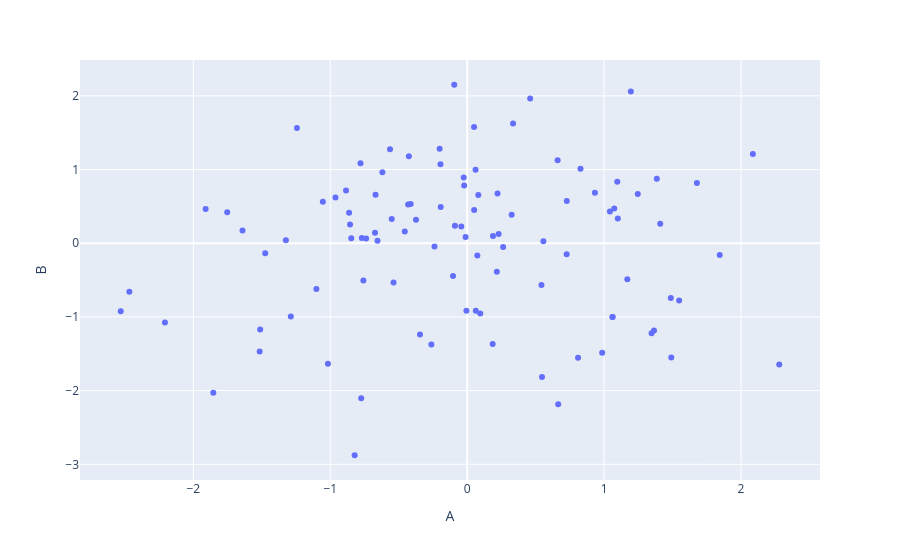

Notebook code for this chart:
### Code cell
# Create the figure
fig = px.scatter(df, x="A", y="B")

# Show the plot
fig.show()
